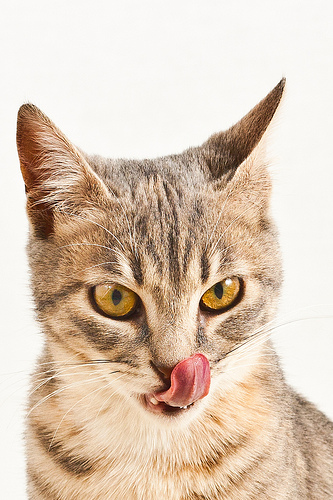
#> input picture data/cc_cat.png, 333 x 500 px
$ jupyter execute --allow-errors 'Homework Week 3.ipynb'   (Python 2 division)
#> lines starting #> are read from the running program, lines starting #| are printed output that depends on the picture; after the words box and inside, x2 and y2 are one past the last pixel; in counts of white or black regions, pixels touching at a corner belong together
### Homework Week 3
Media Practices: Programming
This assignment is mostly about branching and looping.

If we list all the natural numbers below 10 that are multiples of 3 or 5, we get 3, 5, 6 and 9. The sum of these multiples is 23.

Find the sum of all the multiples of 3 or 5 below 1000.

[cell 1]
def is_multiple_of_3(number):
    if (number % 3) == 0:
        return True
    return False
def is_multiple_of_5(number):
    if (number % 5) == 0:
        return True
    return False

total = 0
for num in range(1,1000,1):
    if (is_multiple_of_3(num)) or (is_multiple_of_5(num)):
        total += num # total = total + num
print total

Write a program that prints the numbers from 1 to 100. But for multiples of three print “Fizz” instead of the number and for the multiples of five print “Buzz”. For numbers which are multiples of both three and five print “FizzBuzz”.

[cell 2]
def fizzbuzz(max_num):
    """Your code goes below here"""
#> called with max_num = 100
    for number_sample in range(1,max_num+1,1):
        print number_sample,
        divides_3 = is_multiple_of_3(number_sample)
        divides_5 = is_multiple_of_5(number_sample)
        if (divides_3) and (divides_5):
            print "FizzBuzz"
        elif (divides_3):
            print "Fizz"
        elif (divides_5):
            print "Buzz"
        else:
            print

fizzbuzz(100)

Write a fibonacci() function that takes n as its argument and returns the nth fibonacci #
F0 = 0
F1 = 1
Fn = Fn-1 + Fn-2 (So F2 = F1 + F0 = 1 + 0 = 1, F3 = F2 + F1 = 1 + 1 = 2,...)

[cell 3]
def fibonacci(n):
    """Your code goes below here"""
#> called with n = 0
    first = 0
    second = 1
    result = 0
    for fib in range (n):
        lower_term = first
        upper_term = second
        result = lower_term + upper_term
        first = upper_term
        second = result
    return result


print fibonacci(0)
print fibonacci(1)
print fibonacci(2)
print fibonacci(3)
print fibonacci(4)
print fibonacci(5)

use open and readlines() to read data/wine.txt into an array
print all the four star reviews without any stars
print the star ratings of all the reviews with the word "good" in them

#> (a cell that did not finish here is left out)

For the rest you are going to make extensive use of the [PIL Documentation](http://pillow.readthedocs.org/en/latest/index.html)

Image blur
read data/cc_cat.png in as a PIL Image (this is the source)
make a new blank image the same size as the original (this will hold the result
use load() to get the pixel arrays for both images
blur the contents of the source image by averaging the 8 values around each pixel and writing that value into the corresponding pixel in the result image
Since the source is a color image, "averaging" a pixel value involves getting the average value of each R,G,B value for the pixel
For pixels that don't have 8 neighbors, just average the neighbors it does have

#> (a cell that did not finish here is left out)

Kaliedescope
Add comments for each line of make_triangle including a comment block describing what the function does

[cell 6]
import numpy as np
from PIL import Image, ImageDraw, ImageOps
filename = "data/cc_cat.png"
import IPython.core.display
testimg = Image.open(filename)
#> testimg is the input picture: PIL image 333x500 RGB; mean R, G, B 218.9, 199.7, 181.5
def make_triangle(start_img, save=False):
    """Function description goes here"""
#> called with save = True

    w, h = start_img.size
#> w = 333; h = 500

    inset = (max(w,h) - min(w,h)) / 2
#> inset = 83
    w, h = start_img.size
    sqrimg = start_img.crop((inset, inset, w-inset, w-inset))
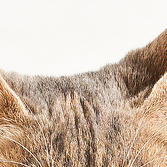
#> sqrimg: PIL image 167x167 RGB; mean R, G, B 205.4, 187.1, 170.6

    w, h = sqrimg.size
#> w = 167; h = 167

    mask = Image.new('1', (w,h))
#> mask: PIL image 167x167 1; every value is 0
    draw = ImageDraw.Draw(mask)

    t_height = w/2 * np.tan(60)
#> t_height = 26.56

    triangle_negative = [(0,h), (w/2, t_height), (w,h), (0,h)]
    draw.polygon(triangle_negative, fill=255)
    output = ImageOps.fit(sqrimg, mask.size, centering=(0.5, 0.5))
    output.putalpha(mask)
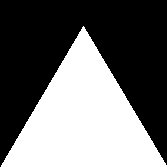
#> mask: PIL image 167x167 1; 42.4% white; 1 white region, box (x1, y1, x2, y2) and area: (1, 26, 167, 167) 11831
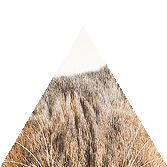
#> output: PIL image 167x167 RGBA; mean R, G, B, A 205.4, 187.1, 170.6, 108.2; transparent parts drawn white

    output = output.crop((0,int(t_height)-15, w, h))
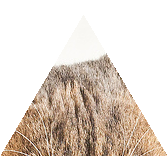
#> output: PIL image 167x156 RGBA; mean R, G, B, A 202.3, 182.8, 165.4, 115.8; transparent parts drawn white
    if save:
        path = 'data/triangle_{}'.format(filename.split('/')[1])
        output.save(path)
        return output, path
    return output
img, path = make_triangle(testimg, True)
#> path = 'data/triangle_cc_cat.png'
IPython.core.display.Image(path)
